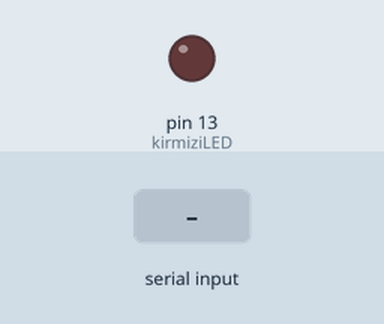
Bench run of a sketch on a simulated Arduino Uno, built with avr-gcc and run on an emulated ATmega328P. Shown: output pins drawn as LEDs (lit = HIGH). The inputs (shaded band) are chosen by the test bench. What the sketch prints to the serial monitor is not drawn.

Above: at 1.2 s.
1.3 s: "1" received over Serial
At 2.2 s:
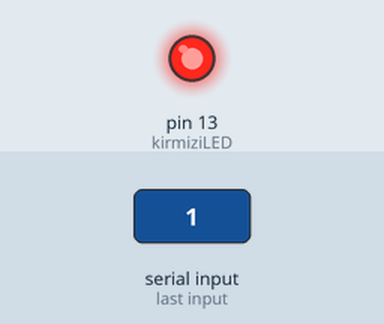
2.8 s: "0" received over Serial
At 3.4 s:
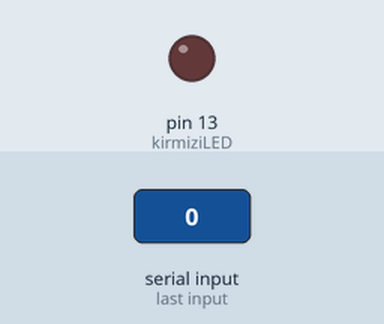
Timing chart, 0 to 5.8 s (numbered marks = the images above; inputs shaded):
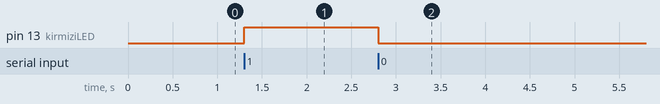

Measured:
- after the input at 1.3 s, pin 13 (kirmiziLED): LOW → HIGH at once
- after the input at 2.8 s, pin 13 (kirmiziLED): HIGH → LOW at once

The sketch:

SmartWalk_LED.ino
```cpp
/*
 * SmartWalk — Arduino LED Kontrol Kodu
 *
 * Python'dan seri port üzerinden:
 *   '1' gelirse → Kırmızı LED yak (İhlal)
 *   '0' gelirse → LED söndür (Güvenli)
 *
 * Bağlantı: Arduino USB ile bilgisayara bağlı
 * Baud rate: 9600
 */

int kirmiziLED = 13; // Dahili LED veya pine bağladığın LED

void setup() {
  Serial.begin(9600);
  pinMode(kirmiziLED, OUTPUT);
  digitalWrite(kirmiziLED, LOW);
  Serial.println("SmartWalk LED hazir.");
}

void loop() {
  if (Serial.available() > 0) {
    char komut = Serial.read();

    if (komut == '1') {
      digitalWrite(kirmiziLED, HIGH); // Ihlal — LED yak
    }
    else if (komut == '0') {
      digitalWrite(kirmiziLED, LOW);  // Guvenli — LED sondur
    }
  }
}
```
